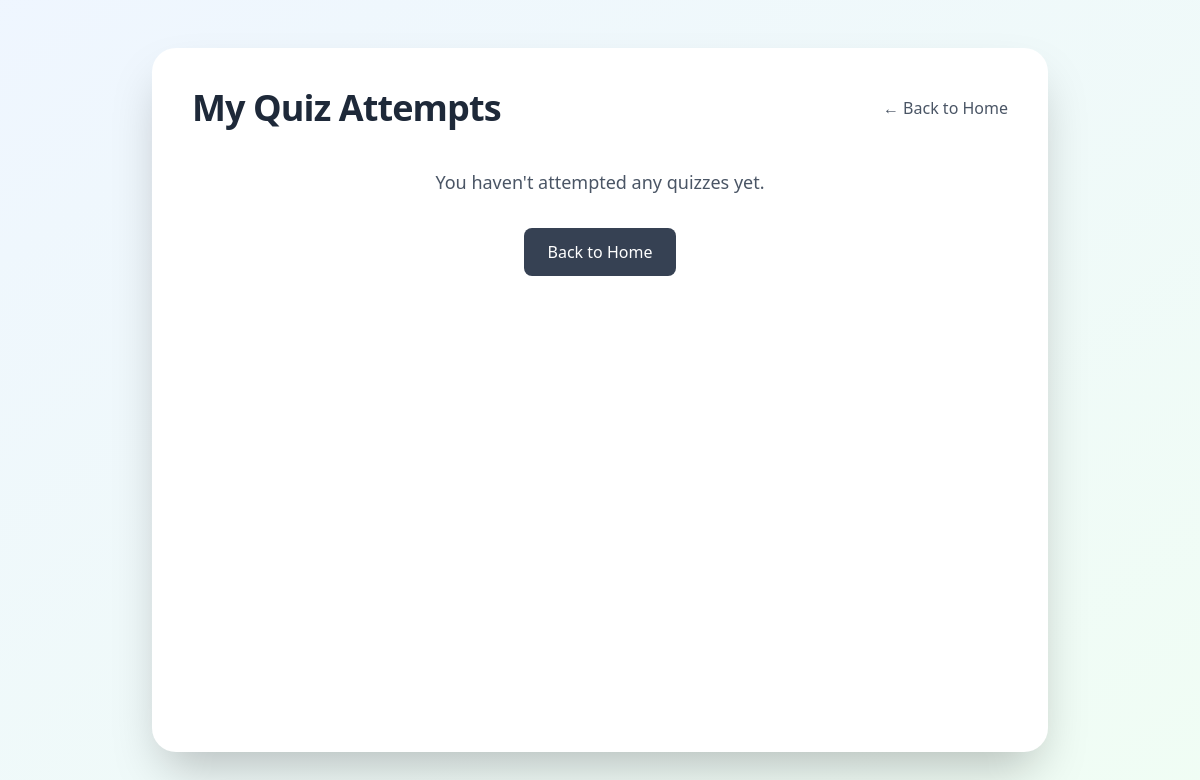
Before: /attempt/my-attempts/ (signed in) with the older database file.
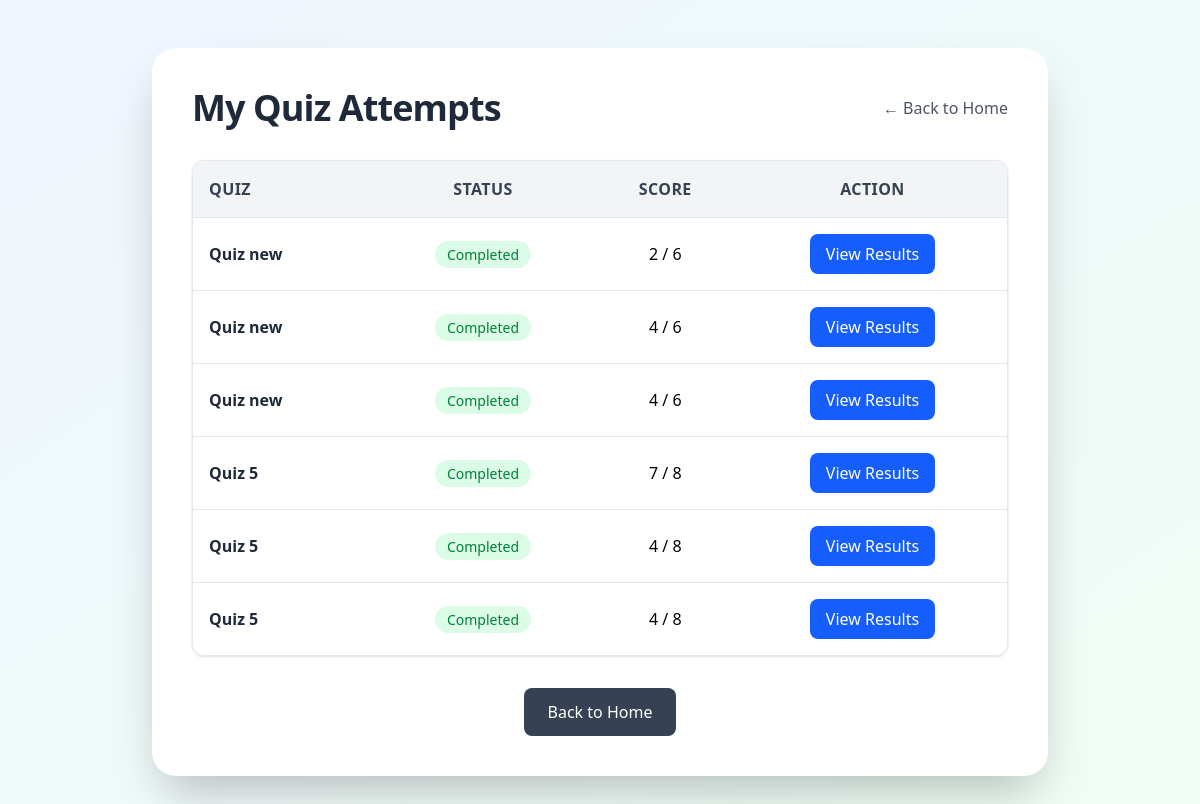
After: the same page with the newer database file.
### attempts/models.py (models this page shows, shortened)
class QuizAttempt(models.Model):
    student = models.ForeignKey(
        settings.AUTH_USER_MODEL,
        on_delete=models.CASCADE,
        related_name='quiz_attempts',
    )
    quiz = models.ForeignKey(
        Quiz,
        on_delete=models.CASCADE,
        related_name='attempts',
    )
    current_question = models.ForeignKey(
        Question,
        on_delete=models.CASCADE,
        null=True,
        blank=True,
        related_name='current'
    )
    is_submitted = models.BooleanField(default=False)
    score = models.IntegerField(default=0)

### quiz/models.py (models this page shows, shortened)
class Quiz(models.Model):
    tutor = models.ForeignKey(
        settings.AUTH_USER_MODEL,
        on_delete=models.CASCADE,
        related_name='quizzes',
        limit_choices_to={'role': 'tutor'}
    )
    title = models.CharField(max_length=255)
    description = models.TextField(blank=True)
    created_at = models.DateTimeField(auto_now_add=True)

### attempts/views.py (the view)
# urls.py: path('my-attempts/', views.my_attempts_view, name='my_attempts'),
@login_required
def my_attempts_view(request):
    attempts = QuizAttempt.objects.filter(student=request.user).select_related('quiz').order_by('-id')
    return render(request, 'my_attempts.html', {'attempts': attempts})

### attempts/templates/my_attempts.html (shortened to what this page needs)
{% load static %}
<!DOCTYPE html>
<html lang="en">
<head>
  <link rel="stylesheet" href="{% static 'dist/output.css' %}">
</head>
<body class="bg-linear-to-br from-blue-50 to-green-50 min-h-screen flex justify-center py-12 px-4">
  <div class="w-full max-w-4xl bg-white shadow-2xl rounded-3xl p-10 space-y-8">
    <div class="flex flex-col sm:flex-row justify-between items-center">
      <h1 class="text-4xl font-extrabold text-gray-800 tracking-tight">
        My Quiz Attempts
      </h1>
      <a href="{% url 'home' %}" class="text-gray-600 hover:text-gray-900 hover:underline text-md mt-3 sm:mt-0">
        ← Back to Home
      </a>
    </div>
    {% if attempts %}
      <div class="overflow-x-auto rounded-xl border border-gray-200 shadow-sm">
        <table class="w-full border-collapse text-sm md:text-base">
          <thead>
            <tr class="bg-gray-100 text-gray-700 uppercase tracking-wide text-left">
              <th class="p-4">Quiz</th>
              <th class="p-4 text-center">Status</th>
              <th class="p-4 text-center">Score</th>
              <th class="p-4 text-center">Action</th>
            </tr>
          </thead>
          <tbody>
            {% for attempt in attempts %}
              <tr class="border-t border-gray-200 hover:bg-gray-50 transition-all duration-150">
                <td class="p-4 font-semibold text-gray-800">{{ attempt.quiz.title }}</td>
                <td class="p-4 text-center">
                  {% if attempt.is_submitted %}
                    <span class="px-3 py-1 bg-green-100 text-green-700 font-medium rounded-full text-xs md:text-sm">
                      Completed
                    </span>
                  {% else %}
                    <span class="px-3 py-1 bg-yellow-100 text-yellow-700 font-medium rounded-full text-xs md:text-sm">
                      In Progress
                    </span>
                  {% endif %}
                </td>
                <td class="p-4 text-center font-medium">
                  {% if attempt.is_submitted %}
                    {{ attempt.score }} / {{ attempt.quiz.questions.count }}
                  {% else %}
                    <span class="text-gray-400">—</span>
                  {% endif %}
                </td>
                <td class="p-4 text-center space-x-2">
                  {% if attempt.is_submitted %}
                    <a href="{% url 'view_results' attempt.id %}"
                       class="inline-block bg-blue-600 hover:bg-blue-700 text-white font-medium px-4 py-2 rounded-lg transition-all duration-150">
                      View Results
                    </a>
                  {% else %}
                    <a href="{% url 'continue_attempt' attempt.id %}"
                       class="inline-block bg-yellow-500 hover:bg-yellow-600 text-white font-medium px-4 py-2 rounded-lg transition-all duration-150">
                      Continue
                    </a>
                  {% endif %}
                </td>
              </tr>
            {% endfor %}
          </tbody>
        </table>
      </div>
    {% else %}
      <p class="text-gray-600 text-center mt-10 text-lg">
        You haven't attempted any quizzes yet.
      </p>
    {% endif %}
    <div class="text-center mt-8">
      <a href="{% url 'home' %}" class="inline-block bg-gray-700 text-white px-6 py-3 rounded-lg hover:bg-gray-800 transition-all duration-150">
        Back to Home
      </a>
    </div>
  </div>
</body>
</html>

Changed rows visible on the page:
added QuizAttempt: quiz "Quiz new", is_submitted "Completed", score "2", quiz.questions.count "6"
added QuizAttempt: quiz "Quiz new", is_submitted "Completed", score "4", quiz.questions.count "6"
added QuizAttempt: quiz "Quiz new", is_submitted "Completed", score "4", quiz.questions.count "6"
added QuizAttempt: quiz "Quiz 5", is_submitted "Completed", score "7", quiz.questions.count "8"
added QuizAttempt: quiz "Quiz 5", is_submitted "Completed", score "4", quiz.questions.count "8"
added QuizAttempt: quiz "Quiz 5", is_submitted "Completed", score "4", quiz.questions.count "8"
Other visible differences:
text no longer shown: "You haven't attempted any quizzes yet."
text now shown: "QUIZ STATUS SCORE ACTION"
